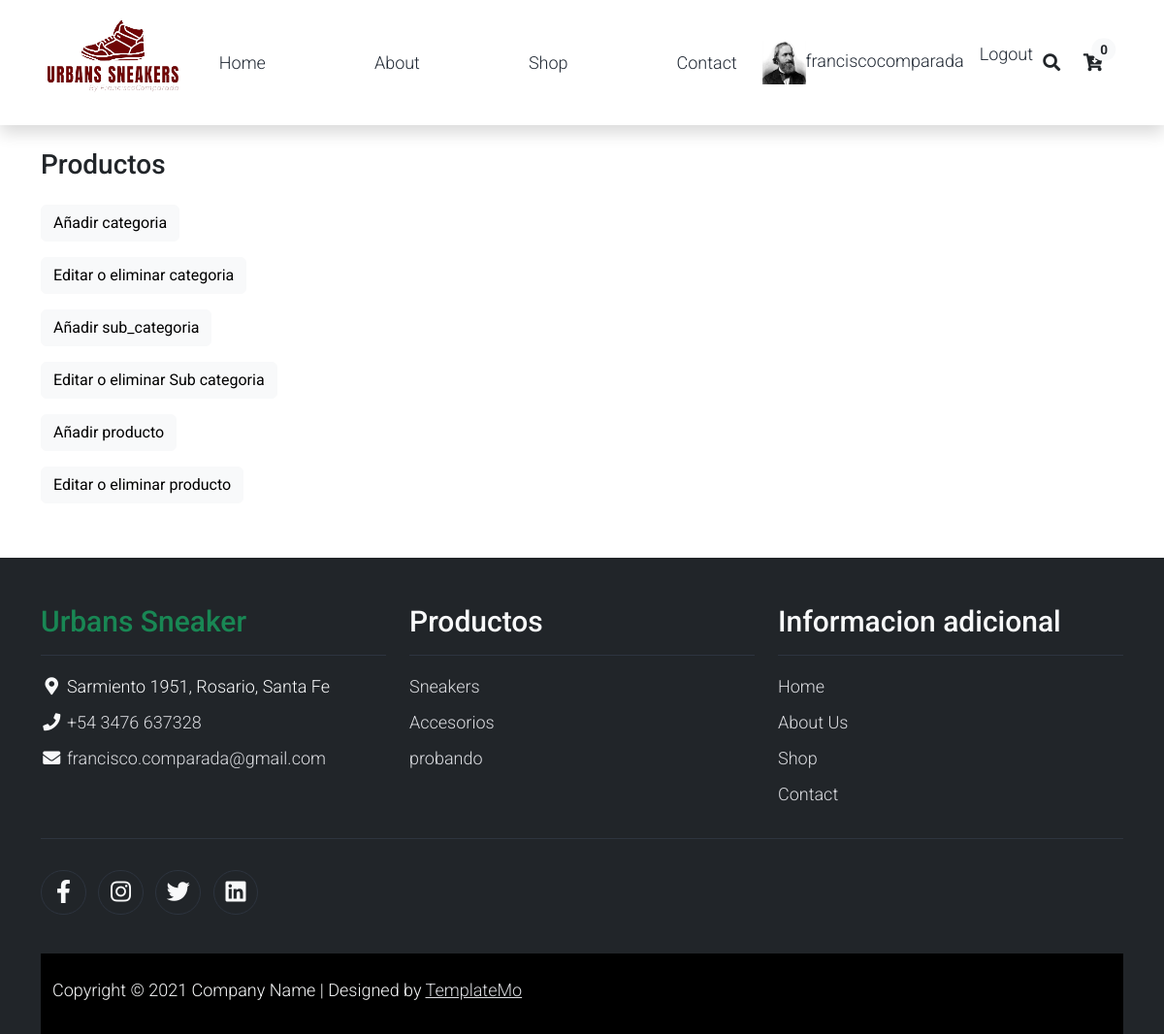
Screenshot of /setting/ (signed in) with the database file from the repository.
### users/models.py (models this page shows, shortened)
class User_profile(models.Model):
    user = models.OneToOneField('auth.User', on_delete=models.CASCADE, related_name='profile')
    phone = models.CharField(max_length=20, blank=True)
    address = models.CharField(max_length=200, blank=True)
    image = models.ImageField(upload_to='profile_image/', blank=True)

### Productos/models.py (models this page shows, shortened)
class Category(models.Model):
    category=models.CharField(max_length=75)

### Urbans_Sneakers/views.py (the view)
# urls.py: path('setting/',setting),
def setting(request):
    return render (request, 'General/setting.html')

### Cart/context_processors.py (called while the page is built)
def total_cart_amount(request):
    total=0
    if request.user.is_authenticated:
        if 'cart' in request.session:
            for key,value in request.session['cart'].items():
                total = total +(float(value['price']))
    return{'total_cart_amount':total}

def total_product(request):
    total=0
    if request.user.is_authenticated:
        if 'cart' in request.session:
            for key,value in request.session['cart'].items():
                total = total +(int(value['cant']))
    return{'total_product':total}

### Productos/context_processors.py (called while the page is built)
def id_category(request):
    id_category=Category.objects.all()
    return{
        'id_category':id_category,
    }

def id_sub_category(request):
    id_sub_category=Sub_Category.objects.all()
    return{
        'id_sub_category':id_sub_category,
    }

def id_product(request):
    id_product=Product.objects.all()
    return{
        'id_product':id_product,
    }

### templates/General/setting.html (shortened to what this page needs)
<!DOCTYPE html>
<html lang="en">
    {% extends 'General/index.html' %}
    {% block base %}
    {% load static %}
    <div class="container py-4">
        <div class="row"> <ul class="list-unstyled templatemo-accordion">
            <li class="pb-3">
                <h3>Productos</h3>
                    <li><a href="/Productos/create_Category/"><button type="button" class="btn btn-light">Añadir categoria</button></a> </li>
                <li><a href="/Productos/select_category/"><button type="button" class="btn btn-light">Editar o eliminar categoria</button></a> </li>
                    <li><a href="/Productos/create_sub_category/"><button type="button" class="btn btn-light">Añadir sub_categoria</button></a> </li>
                <li><a href="/Productos/select_sub_category/"><button type="button" class="btn btn-light">Editar o eliminar Sub categoria</button></a> </li>
                    <a href="/Productos/create_product/"><button type="button" class="btn btn-light">Añadir producto</button></a> </li>
                <li><a href="/Productos/filter_products/"><button type="button" class="btn btn-light">Editar o eliminar producto</button></a> </li>
        </div>
    </div>
{% endblock %}

### templates/General/index.html (shortened to what this page needs)
{% load bootstrap5 %}
{% load static %}
<!DOCTYPE html>
<html lang="en">
<head>
    <link rel="stylesheet" href='{% static "css/bootstrap.min.css" %}'>
    <link rel="stylesheet" href='{% static "css/templatemo.css" %}'>
    <link rel="stylesheet" href='{% static "css/custom.css" %}'>
    <link rel="stylesheet" href='{% static "css/fontawesome.min.css" %}'>
    <link href="https://cdn.jsdelivr.net/npm/bootstrap@5.2.0/dist/css/bootstrap.min.css" rel="stylesheet">
</head>
<body>
    <nav class="navbar navbar-expand-lg navbar-light shadow">
        <div class="container d-flex justify-content-between align-items-center">
            <a class="navbar-brand text-success logo h1 align-self-center" href="/">
                <img src='{% static "img/favicon.ico" %}' alt="logoempresa" width="150" height="95">
            </a>
            <div class="align-self-center collapse navbar-collapse flex-fill  d-lg-flex justify-content-lg-between" id="templatemo_main_nav">
                <div class="flex-fill">
                    <ul class="nav navbar-nav d-flex justify-content-between mx-lg-auto">
                        <li class="nav-item">
                            <a class="nav-link" href="/">Home</a>
                        </li>
                        <li class="nav-item">
                            <a class="nav-link" href="#">About</a>
                        </li>
                        <li class="nav-item">
                            <a class="nav-link" href="/shop/">Shop</a>
                        </li>
                        <li class="nav-item">
                            <a class="nav-link" href="#"> Contact </a>
                        </li>
                    </ul>
                </div>
                <div class="navbar align-self-center d-flex">
                    <ul class="nav navbar-nav d-flex justify-content-between mx-lg-auto">
                        {% if request.user.is_authenticated %}
                            {% if request.user.profile.image.url %}
                                <li class="nav-item">
                                    <a class="nav-link" href="#">
                                        <img width="45" height="45" src= '{{ request.user.profile.image.url }}' alt='imagen de {{ request.user.username }}'>{{ request.user.username }} </a>
                                </li>
                            {% else %}
                                <li class="nav-item">
                                    <a class="nav-link" href="#"> {{ request.user.username }} </a>
                                </li>
                            {% endif %}
                            <li class="nav-item">
                                <a class="nav-link" href="/users/logout/">Logout  </a>
                            </li>
                {% endif %}
                <div class="navbar align-self-center d-flex">
                    <a class="nav-icon d-none d-lg-inline" href="#" data-bs-toggle="modal" data-bs-target="#templatemo_search">
                        <i class="fa fa-fw fa-search text-dark mr-2"></i>
                    </a>
                    {% if request.user.is_authenticated %}
                    <a class="nav-icon position-relative text-decoration-none" href="/Cart/cart/">
                        <i class="fa fa-fw fa-cart-arrow-down text-dark mr-1"></i>
                        <span class="position-absolute top-0 left-100 translate-middle badge rounded-pill bg-light text-dark">{{total_product}}</span>
                    </a>
                    {% endif %}
                </div>
            </div>
        </div>
    </nav>
    {% block base %}{% endblock %}
    <footer class="bg-dark" id="tempaltemo_footer">
        <div class="container">
            <div class="row">
                <div class="col-md-4 pt-5">
                    <h2 class="h2 text-success border-bottom pb-3 border-light logo">Urbans Sneaker</h2>
                    <ul class="list-unstyled text-light footer-link-list">
                        <li>
                            <i class="fas fa-map-marker-alt fa-fw"></i>
                            Sarmiento 1951, Rosario, Santa Fe
                        </li>
                        <li>
                            <i class="fa fa-phone fa-fw"></i>
                            <a class="text-decoration-none" href="tel:010-020-0340">+54 3476 637328</a>
                        </li>
                        <li>
                            <i class="fa fa-envelope fa-fw"></i>
                            <a class="text-decoration-none" href="mailto:info@company.com">francisco.comparada@gmail.com</a>
                        </li>
                    </ul>
                </div>
                <div class="col-md-4 pt-5">
                    <h2 class="h2 text-light border-bottom pb-3 border-light">Productos</h2>
                    <ul class="list-unstyled text-light footer-link-list">
                        {% if id_category %}
                        {% for categoria in id_category %}
                        <li><a class="text-decoration-none" href="/Productos/Shop_Category/{{categoria.id}}">{{categoria.category}}</a></li>
                        {% endfor %}
                        {% endif %}
                    </ul>
                </div>
                <div class="col-md-4 pt-5">
                    <h2 class="h2 text-light border-bottom pb-3 border-light">Informacion adicional</h2>
                    <ul class="list-unstyled text-light footer-link-list">
                        <li><a class="text-decoration-none" href="/">Home</a></li>
                        <li><a class="text-decoration-none" href="#">About Us</a></li>
                        <li><a class="text-decoration-none" href="/shop/">Shop </a></li>
                        <li><a class="text-decoration-none" href="#">Contact</a></li>
                    </ul>
                </div>
            </div>
            <div class="row text-light mb-4">
                <div class="col-12 mb-3">
                    <div class="w-100 my-3 border-top border-light"></div>
                </div>
                <div class="col-auto me-auto">
                    <ul class="list-inline text-left footer-icons">
                        <li class="list-inline-item border border-light rounded-circle text-center">
                            <a class="text-light text-decoration-none" target="_blank" href="http://facebook.com/"><i class="fab fa-facebook-f fa-lg fa-fw"></i></a>
                        </li>
                        <li class="list-inline-item border border-light rounded-circle text-center">
                            <a class="text-light text-decoration-none" target="_blank" href="https://www.instagram.com/"><i class="fab fa-instagram fa-lg fa-fw"></i></a>
                        </li>
                        <li class="list-inline-item border border-light rounded-circle text-center">
                            <a class="text-light text-decoration-none" target="_blank" href="https://twitter.com/"><i class="fab fa-twitter fa-lg fa-fw"></i></a>
                        </li>
                        <li class="list-inline-item border border-light rounded-circle text-center">
                            <a class="text-light text-decoration-none" target="_blank" href="https://www.linkedin.com/"><i class="fab fa-linkedin fa-lg fa-fw"></i></a>
                        </li>
                    </ul>
            </div>
        </div>
        <div class="w-100 bg-black py-3">
            <div class="container">
                <div class="row pt-2">
                    <div class="col-12">
                        <p class="text-left text-light">
                            Copyright &copy; 2021 Company Name
                            | Designed by <a rel="sponsored" href="https://templatemo.com" target="_blank">TemplateMo</a>
                        </p>
                    </div>
                </div>
            </div>
        </div>
    </footer>
</body>
</html>

### static/css/templatemo.css (style rules this page uses)
body, ul, li, p, a, label, input, div { font-family: 'Roboto', sans-serif; font-size: 18px !important; font-weight: 300 !important; }
.h1 { font-family: 'Roboto', sans-serif; font-size: 48px !important; font-weight: 200 !important; }
.h2 { font-family: 'Roboto', sans-serif; font-size: 30px !important; font-weight: 300; }
.logo { font-weight: 500 !important; }
.text-success { color: #59ab6e !important; }
.text-light { color: #cfd6e1 !important; }
.bg-dark { background-color: #212934 !important; }
.bg-light { background-color: #e9eef5 !important; }
.bg-black { background-color: #1d242d !important; }
#templatemo_main_nav a { color: #212934; }
#templatemo_main_nav .navbar .nav-icon { margin-right: 20px; }
.templatemo-accordion a { color: #000; }
#tempaltemo_footer a { color: #dcdde1; }
#tempaltemo_footer ul.footer-link-list li { padding-top: 10px; }
#tempaltemo_footer ul.footer-icons li { width: 2.6em; height: 2.6em; line-height: 2.6em; }
#tempaltemo_footer .border-light { border-color: #2d343f !important; }
@media (min-width: 768px) { #templatemo_main_nav .navbar-nav { max-width: 450px; } }
@media (min-width: 992px) { #templatemo_main_nav .navbar-nav { max-width: 550px; } }

### rows the page displays
Category: category "Sneakers"
Category: category "Accesorios"
Category: category "probando"

### other values shown
{{ request.user.username }} "franciscocomparada"
{{ total_product }} "0"
